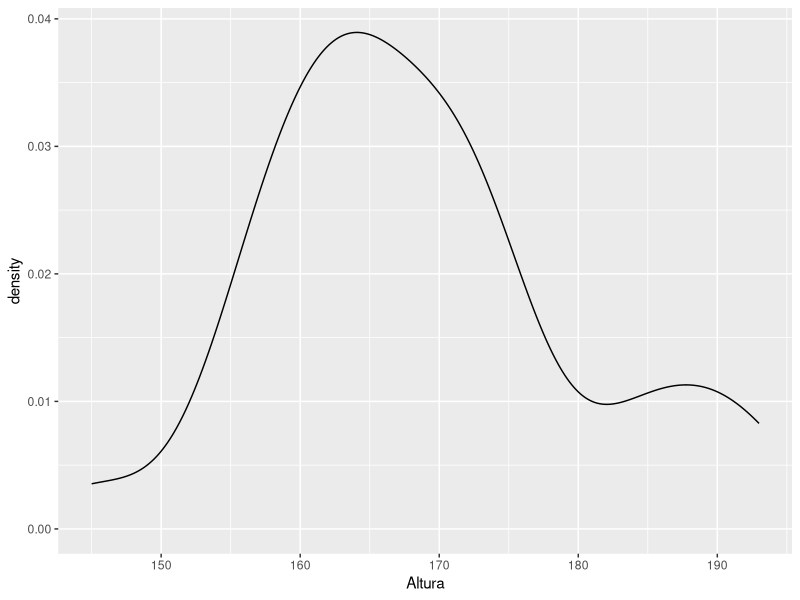
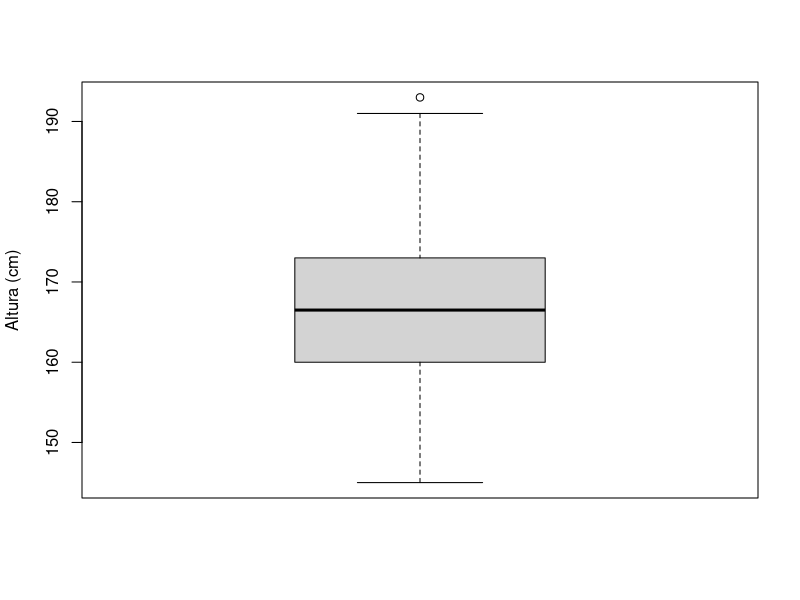

Recreate these plots in R, in order.
 
library(tidyverse)

# Teste-t para uma amostra e teste de normalidade no R -----------------------

# Esse teste é feito quando temos um único grupo e queremos comparar a média 
# desse grupo a um valor de referência

# Pergunta a ser respondida: No banco de dados abaixo, temos a altura em cm de
# 30 pessoas. Sabendo que a altura média do brasileiro é de 1,67 m, verifique
# se a altura média da nossa amostra é diferente da altura média nacional

dados <- read.csv("dados/Banco de Dados 2.csv",
                  sep = ";",
                  dec = ",",
                  fileEncoding = "latin1")

glimpse(dados)

# Verificar a normalidade dos dados ----

dados |> # Fiz esse gráfico de densidade só para ver a distribuição
  ggplot() +
  aes(x = Altura) +
  geom_density()

shapiro.test(dados$Altura)

# p-value: interpretação ----

# Vamos interpretar o resultado do teste tendo em mente as hipóteses nula e 
# alternativa

# H0: distribuição dos dados = normal --> p > 0,05
# H1: distribuição dos dados != normal --> p <= 0,05

# Nosso teste retornou um p-value de 0.214, ou seja, dados$Altura segue uma
# distribuição normal

# Teste-t para uma amostra ----

t.test(dados$Altura, 
       mu = 167 # valor de referência
       )

# t: 
# df: grau de liberdade
# p-value = 0.4883

# H0: média da amostra = valor de referência --> p > 0,05
# H1: média da amostra != valor de referência --> p < 0,05

# Interpretação ----

# O teste-t para uma amostra mostrou que a nédia de altura da amostra não é
# diferente da média de altura nacional (t(29) = 0.702; p = 0.488)

# Observação ----

# O teste default do R é bicaudal (verifica se a média da amostra é maior ou 
# menor do valor de referência)

# Para fazer um teste unicaudal:

t.test(dados$Altura, mu = 167,
       alternative = "greater", # verifica se a média da amostra é maior
       #alternative = "less"    # verifica se a média da amostra é menor
       )

# Visualização gráfica: Box-plot ----

boxplot(dados$Altura, ylab = "Altura (cm)")











